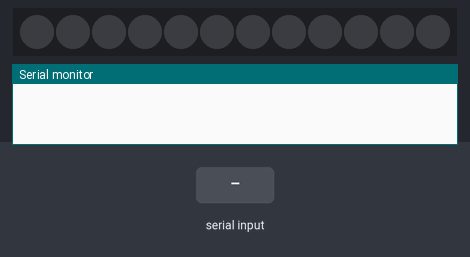
Bench run of a sketch on a simulated Arduino Uno, built with avr-gcc and run on an emulated ATmega328P. On the bench: 12 RGB LEDs in strip order, left to right, the last lines printed to the serial monitor. Inputs (shaded band) come from the test bench. Dim RGB values are drawn brighter than linear.

Above: at 1.2 s.
1.3 s: "90,45\n" received over Serial
At 2.1 s:
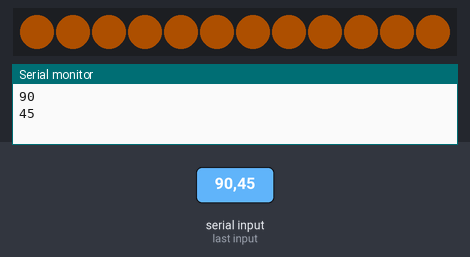
2.8 s: "30,150\n" received over Serial
At 3.2 s:
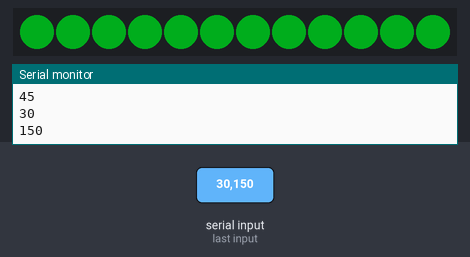
4.3 s: "200\n" received over Serial
At 5.5 s:
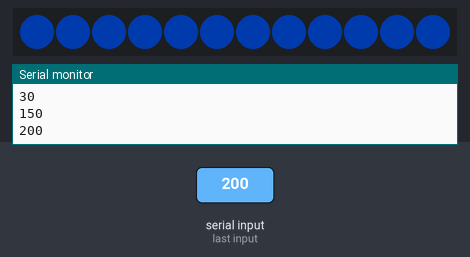
Timing chart, 0 to 7.3 s (numbered marks = the images above; inputs shaded):
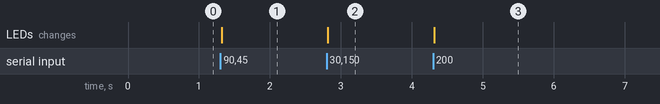

Measured:
- after the input at 1.3 s, the LEDs: change at once (image 1)
- after the input at 2.8 s, the LEDs: change at once (image 2)
- after the input at 4.3 s, the LEDs: change at once (image 3)

The sketch:

neopixel_arduino.ino
```cpp
#include <Adafruit_NeoPixel.h>
#include <SerialCommand.h>
#include <SoftwareSerial.h>

#define PIXEL_PIN 6
#define NUMPIXELS 12

Adafruit_NeoPixel pixels(NUMPIXELS, PIXEL_PIN, NEO_GRB + NEO_KHZ800);

int inData;
int currColor;

void setup() {
  Serial.begin(9600);
  Serial.setTimeout(10);
  while (!Serial);

  pixels.begin();
  pixels.show();
  pixels.setBrightness(50);
}

void loop() {

  // Your operations here

  while (Serial.available() > 0) {
    //convert serial data to int
    inData = Serial.parseInt();
    if (inData != NULL || inData != 0) {
      Serial.println(inData);
      LEDHandler02(inData);
    }
  }
  //colorCycle();

}

void pingHandler ()
{
  Serial.println("PONG");
}

void LEDHandler02(int hue) {
  changeHSV(hue);
}


void changeHSV(int hue) {
  int pixelHue = map(hue, 0, 360, 0, 65536);
  pixels.fill(pixels.gamma32(pixels.ColorHSV(pixelHue)));
  pixels.show();
}

void colorCycle() {
  int pixelHue = map(currColor, 0, 100, 0, 65536);
  for (int i = 0; i < NUMPIXELS; i++) {
    pixels.setPixelColor(i, pixels.gamma32(pixels.ColorHSV(pixelHue)));
  }
  pixels.show();
  currColor++;
  Serial.print(currColor);
  delay(50);
  if (currColor > 360) currColor = 0;
}
```
